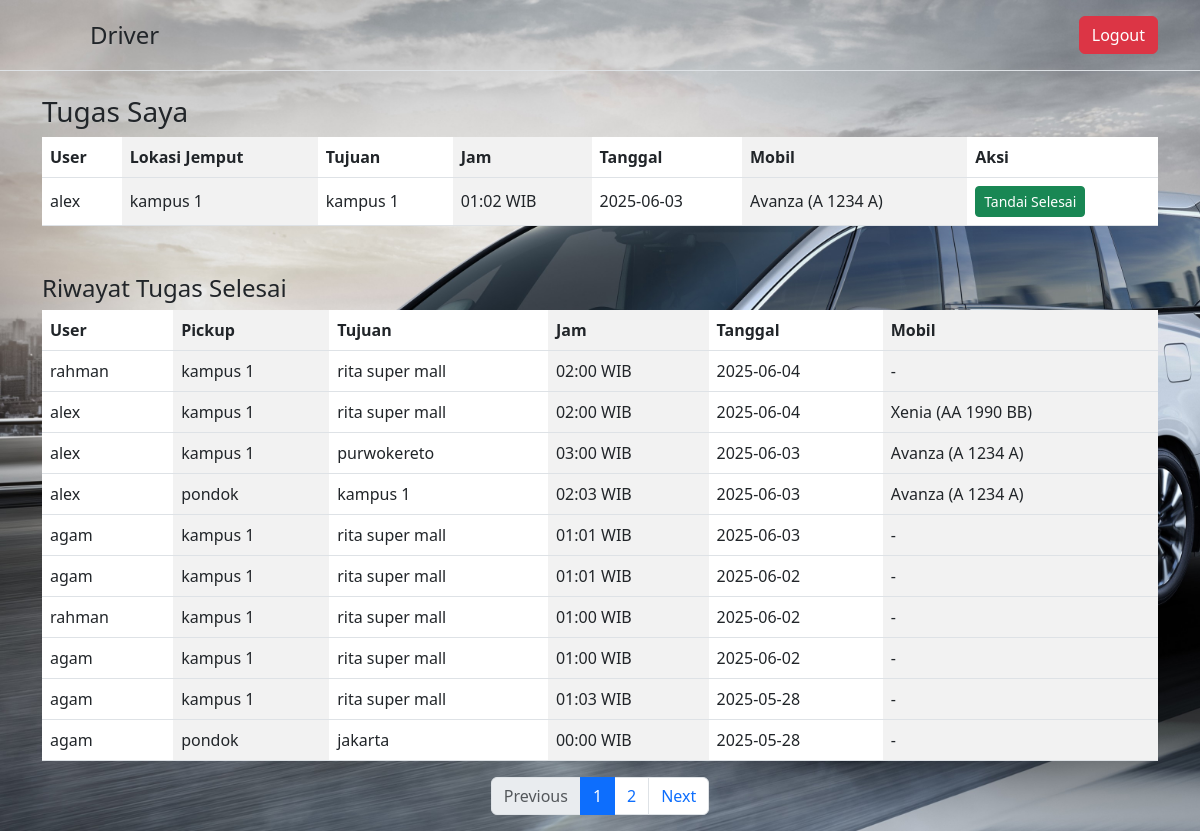
Screenshot of /driver.php (signed in) with the database file from the repository.
### tables this page shows
CREATE TABLE `assignments` (
  `id` int(11) NOT NULL,
  `booking_id` int(11) NOT NULL,
  `driver_id` int(11) NOT NULL,
  `status` enum('in_progress','done') DEFAULT 'in_progress',
  `created_at` timestamp NOT NULL DEFAULT current_timestamp(),
  `vehicle_id` int(11) DEFAULT NULL,
  `vehicle_name_snapshot` varchar(255) DEFAULT NULL,
  `plate_number_snapshot` varchar(50) DEFAULT NULL
);

CREATE TABLE `users` (
  `id` int(11) NOT NULL,
  `name` varchar(100) NOT NULL,
  `email` varchar(100) NOT NULL,
  `username` varchar(255) DEFAULT NULL,
  `password` varchar(255) NOT NULL,
  `role` enum('superadmin','admin','user','driver') NOT NULL
);

CREATE TABLE `bookings` (
  `id` int(11) NOT NULL,
  `user_id` int(11) NOT NULL,
  `pickup_location` varchar(255) DEFAULT NULL,
  `destination` varchar(255) DEFAULT NULL,
  `date` date DEFAULT NULL,
  `time` time NOT NULL,
  `status` enum('pending','assigned','completed') DEFAULT 'pending',
  `created_at` timestamp NOT NULL DEFAULT current_timestamp(),
  `passenger_count` int(11) DEFAULT 1,
  `agenda` text DEFAULT NULL
);

CREATE TABLE `vehicles` (
  `id` int(11) NOT NULL,
  `plate_number` varchar(20) DEFAULT NULL,
  `vehicle_name` varchar(100) DEFAULT NULL
);

### driver.php (the view, shortened to what this page needs)
<?php
require_once 'config/db.php';
$stmt = $pdo->prepare("SELECT a.id as assignment_id, b.pickup_location, b.destination, b.date, b.time, u.name as user_name,
                              v.vehicle_name, v.plate_number
    FROM assignments a
    JOIN bookings b ON a.booking_id = b.id
    JOIN users u ON b.user_id = u.id
    LEFT JOIN vehicles v ON a.vehicle_id = v.id
    WHERE a.driver_id = ? AND a.status = 'in_progress'");
$stmt->execute([$_SESSION['user']['id']]);
$tugas = $stmt->fetchAll();
$page = isset($_GET['page']) && is_numeric($_GET['page']) && $_GET['page'] > 0 ? (int)$_GET['page'] : 1;
$perPage = 10;
$offset = ($page - 1) * $perPage;
$stmt = $pdo->prepare("SELECT COUNT(*) FROM assignments WHERE driver_id = ? AND status = 'done'");
$stmt->execute([$_SESSION['user']['id']]);
$totalRows = $stmt->fetchColumn();
$totalPages = ceil($totalRows / $perPage);
$stmt = $pdo->prepare("SELECT b.pickup_location, b.destination, b.date, b.time, u.name as user_name,
                              v.vehicle_name, v.plate_number
    FROM assignments a
    JOIN bookings b ON a.booking_id = b.id
    JOIN users u ON b.user_id = u.id
    LEFT JOIN vehicles v ON a.vehicle_id = v.id
    WHERE a.driver_id = :driver_id AND a.status = 'done'
    ORDER BY b.date DESC, b.time DESC
    LIMIT :limit OFFSET :offset");
$stmt->bindValue(':driver_id', $_SESSION['user']['id'], PDO::PARAM_INT);
$stmt->bindValue(':limit', $perPage, PDO::PARAM_INT);
$stmt->bindValue(':offset', $offset, PDO::PARAM_INT);
$stmt->execute();
$riwayat = $stmt->fetchAll();
$queryParams = $_GET;
unset($queryParams['page']);
$baseUrl = $_SERVER['PHP_SELF'] . (http_build_query($queryParams) ? '?' . http_build_query($queryParams) . '&' : '?');
?>
<!DOCTYPE html>
<html>
<head>
    <link rel="stylesheet" href="https://cdn.jsdelivr.net/npm/bootstrap@5.3.0/dist/css/bootstrap.min.css">
</head>
<body style="background-image: url('mobil.jpg'); background-repeat: no-repeat; background-size: cover; background-size: cover ;">
    <header class="py-3 mb-4 border-bottom">
        <div class="container d-flex flex-wrap justify-content-center">
            <h3 class="d-flex align-items-center mb-3 mb-lg-0 me-lg-auto text-decoration-none"> <svg class="bi me-2" width="40" height="32" aria-hidden="true">
                </svg> <span class="fs-4">Driver</span>
            </h3>
            <form class="col-12 col-lg-auto mb-3 mb-lg-0"> <a href="logout.php" type="button" class="btn btn-danger">Logout</a></form>
        </div>
    </header>
    <div class="container mt-4">
        <h3>Tugas Saya</h3>
        <?php if (count($tugas) === 0): ?>
            <div class="alert alert-info">Tidak ada tugas aktif.</div>
        <?php else: ?>
            <table class="table table-striped-columns align-middle table table-hover">
                <thead>
                    <tr>
                        <th>User</th>
                        <th>Lokasi Jemput</th>
                        <th>Tujuan</th>
                        <th>Jam</th>
                        <th>Tanggal</th>
                        <th>Mobil</th>
                        <th>Aksi</th>
                    </tr>
                </thead>
                <tbody>
                    <?php foreach ($tugas as $t): ?>
                        <tr>
                            <td><?= htmlspecialchars($t['user_name']) ?></td>
                            <td><?= htmlspecialchars($t['pickup_location']) ?></td>
                            <td><?= htmlspecialchars($t['destination']) ?></td>
                            <td><?= date('H:i', strtotime($t['time'])) ?> WIB</td>
                            <td><?= htmlspecialchars($t['date']) ?></td>
                            <td><?= htmlspecialchars($t['vehicle_name'] ? $t['vehicle_name'] . ' (' . $t['plate_number'] . ')' : '-') ?></td>
                            <td>
                                <form method="POST" onsubmit="return confirm('Konfirmasi tugas selesai?')">
                                    <button type="submit" class="btn btn-success btn-sm">Tandai Selesai</button>
                                </form>
                            </td>
                        </tr>
                    <?php endforeach; ?>
                </tbody>
            </table>
        <?php endif; ?>
        <h4 class="mt-5">Riwayat Tugas Selesai</h4>
        <?php if (count($riwayat) === 0): ?>
            <div class="alert alert-info">Belum ada tugas yang diselesaikan.</div>
        <?php else: ?>
            <table class="table table-striped-columns align-middle table table-hover">
                <thead>
                    <tr>
                        <th>User</th>
                        <th>Pickup</th>
                        <th>Tujuan</th>
                        <th>Jam</th>
                        <th>Tanggal</th>
                        <th>Mobil</th>
                    </tr>
                </thead>
                <tbody>
                    <?php foreach ($riwayat as $r): ?>
                        <tr>
                            <td><?= htmlspecialchars($r['user_name']) ?></td>
                            <td><?= htmlspecialchars($r['pickup_location']) ?></td>
                            <td><?= htmlspecialchars($r['destination']) ?></td>
                            <td><?= date('H:i', strtotime($r['time'])) ?> WIB</td>
                            <td><?= htmlspecialchars($r['date']) ?></td>
                            <td><?= htmlspecialchars($r['vehicle_name'] ? $r['vehicle_name'] . ' (' . $r['plate_number'] . ')' : '-') ?></td>
                        </tr>
                    <?php endforeach; ?>
                </tbody>
            </table>
            <?php if ($totalPages > 1): ?>
                <nav>
                    <ul class="pagination justify-content-center">
                        <li class="page-item <?= $page <= 1 ? 'disabled' : '' ?>">
                            <a class="page-link" href="<?= $page > 1 ? $baseUrl . 'page=' . ($page - 1) : '#' ?>">Previous</a>
                        </li>
                        <?php for ($i = 1; $i <= $totalPages; $i++): ?>
                            <li class="page-item <?= $i === $page ? 'active' : '' ?>">
                                <a class="page-link" href="<?= $baseUrl . 'page=' . $i ?>"><?= $i ?></a>
                            </li>
                        <?php endfor; ?>
                        <li class="page-item <?= $page >= $totalPages ? 'disabled' : '' ?>">
                            <a class="page-link" href="<?= $page < $totalPages ? $baseUrl . 'page=' . ($page + 1) : '#' ?>">Next</a>
                        </li>
                    </ul>
                </nav>
            <?php endif; ?>
        <?php endif; ?>
    </div>
</body>
</html>

### rows the page displays
assignments: users.name "alex", booking.pickup_location "kampus 1", booking.destination "kampus 1", booking.time "01:02", booking.date "2025-06-03", vehicle.plate_number "Avanza (A 1234 A)"
bookings: user.name "rahman", pickup_location "kampus 1", destination "rita super mall", time "02:00", date "2025-06-04", plate_number "-"
users: name "alex", bookings.pickup_location "kampus 1", bookings.destination "rita super mall", bookings.time "02:00", bookings.date "2025-06-04", vehicles.vehicle_name+plate_number "Xenia (AA 1990 BB)"
bookings: user.name "alex", pickup_location "kampus 1", destination "purwokereto", time "03:00", date "2025-06-03", vehicles.vehicle_name+plate_number "Avanza (A 1234 A)"
bookings: user.name "alex", pickup_location "pondok", destination "kampus 1", time "02:03", date "2025-06-03", vehicles.vehicle_name+plate_number "Avanza (A 1234 A)"
bookings: user.name "agam", pickup_location "kampus 1", destination "rita super mall", time "01:01", date "2025-06-03", plate_number "-"
bookings: user.name "agam", pickup_location "kampus 1", destination "rita super mall", time "01:01", date "2025-06-02", plate_number "-"
bookings: user.name "rahman", pickup_location "kampus 1", destination "rita super mall", time "01:00", date "2025-06-02", plate_number "-"
bookings: user.name "agam", pickup_location "kampus 1", destination "rita super mall", time "01:00", date "2025-06-02", plate_number "-"
bookings: user.name "agam", pickup_location "kampus 1", destination "rita super mall", time "01:03", date "2025-05-28", plate_number "-"
bookings: user.name "agam", pickup_location "pondok", destination "jakarta", time "00:00", date "2025-05-28", plate_number "-"
